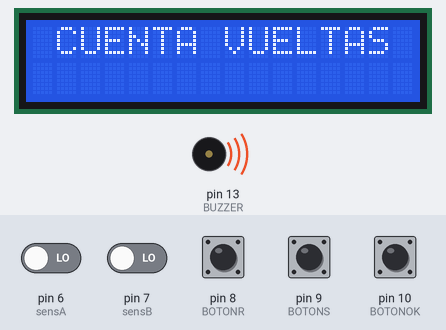
Recording of a sketch running on a simulated Arduino Uno, built with avr-gcc and run on an emulated ATmega328P. On the bench: 16×2 character LCD, buzzer (waves = sounding, pin HIGH). Inputs (shaded band) come from the test bench; at power-on: pin 6 (sensA), pin 7 (sensB), pin 8 (BOTONR), pin 9 (BOTONS), pin 10 (BOTONOK) LOW.

Above: at 1.2 s.
1.3 s: pin 10 (BOTONOK) pulled HIGH for 1 s
At 2.5 s:
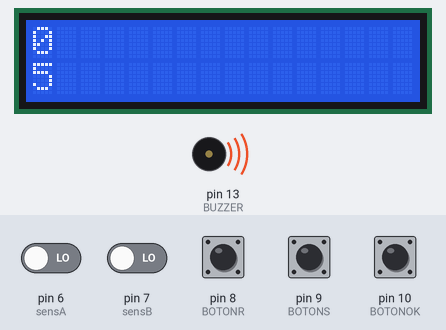
4.2 s: pin 8 (BOTONR) pulled HIGH for 1 s
At 6.1 s:
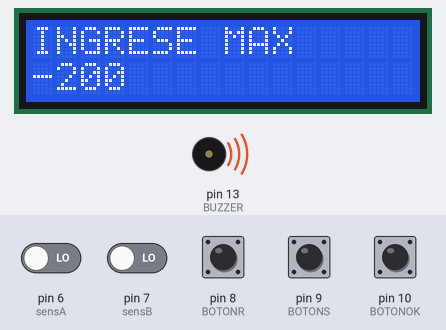
6.7 s: pin 10 (BOTONOK) pulled HIGH for 0.15 s
At 7.51 s:
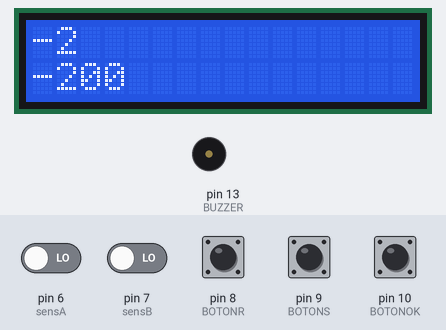
9.5 s: pin 6 (sensA) driven HIGH
11.1 s: pin 6 (sensA) driven LOW
At 11.4 s:
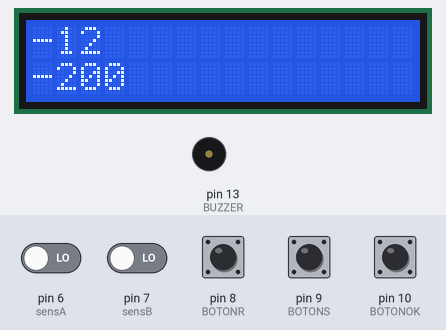
14.1 s: pin 10 (BOTONOK) pulled HIGH for 0.15 s
At 15.3 s:
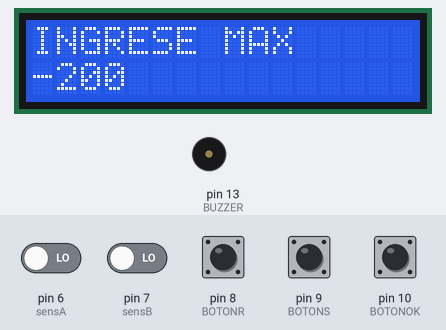
Timing chart, 0 to 17.1 s (numbered marks = the images above; inputs shaded):
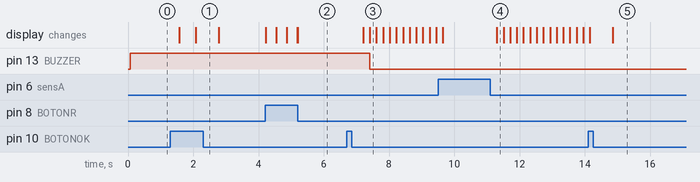

The sketch:

cuenta_vueltas_definitivo_v2.2.1_CON_DO_BOTONE_ANDA_.ino
```cpp
#include <LiquidCrystal.h>
LiquidCrystal lcd(12, 11, 5, 4, 3, 2);

#define sensA 6       //pin donde va a estar el sensor A
#define sensB 7       //pin donde va a estar el sensor B
#define BUZZER 13     //pin donde va a estar el buzzer
#define BOTONS 9      //pin donde va a estar el boton que resta
#define BOTONR 8      //pin donde va a estar el boton que resta
#define BOTONOK 10    //pin donde va a estar el boton para entrar y salir al modo de seteo de variable "variable"


int     limite =5;      //variable para definir el limite de vueltas
int     vueltas = 0;    //variable en donde se va a guardar la cantidad de vueltas efectuadas por el usuario
bool    varA  = 0;
bool    varB  = 0;
bool    flagA = 0;
bool    flagB = 0;
bool    presentacion  = 1;  //flag para activar la presentacion
bool    botons=0;
bool    botonr=0;
bool    botonOK=0;
bool    setvueltas  = 1;    //flag para activa el menu para variar el limite de vueltas


void setup() {
  lcd.begin(16,2);
  Serial.begin(9600);
  pinMode(sensA ,INPUT);
  pinMode(sensB ,INPUT);
  pinMode(BUZZER,OUTPUT);
  pinMode(BOTONS, INPUT);
  pinMode(BOTONR, INPUT);

  digitalWrite(BUZZER, HIGH);

}

void loop() {
//PRESENTACION-----------------------------------------------------------------------------------------------------------------------------------

  if( presentacion == 1){
    lcd.print(" CUENTA VUELTAS");
    delay(1500);
    presentacion = 0;
    lcd.clear();
  }
//SETEO-------------------------------------------------------------------------------------------------------------------------------------------

  while( setvueltas == 1){

    botons = digitalRead(BOTONS);     //leemos el boton de suma
    botonr = digitalRead(BOTONR);     //leemos el boton de resta
    botonOK = digitalRead(BOTONOK);   //leemos es boton de OK
    lcd.setCursor(0,1);
    lcd.print(limite);
      if ( setvueltas == 1){
        lcd.setCursor(0,0);
        lcd.print("INGRESE MAX");
      }
                if (botons == 1){
                  limite= limite +5;
                  delay(20);
                  lcd.clear();
                }

                if (botonr == 1){
                  limite= limite -5;
                  delay(20);
                  lcd.clear();
                }

    if (botonOK == 1){
      delay(500);
      setvueltas=0;
      lcd.clear();
    break;

    }
  }


//SENSORES--------------------------------------------------------------------------------------------------------------------------------------------------

  varA = digitalRead(sensA);
  varB = digitalRead(sensB);
  botonOK = digitalRead(BOTONOK);


  lcd.setCursor(0,0);
  lcd.print(vueltas);
  lcd.setCursor(0,1);
  lcd.print(limite);


  if (botonOK == 1){
    setvueltas = 1;
    delay (500);
  }
  if (varA == 0){
      flagA = 1;
      if (flagB == 1){
          vueltas ++;
          flagA=0;
          flagB=0;
          delay(200);
          lcd.clear();

      }
  }
  if (varB == 0){
      flagB = 1;
      if (flagA == 1){
          vueltas --;
          flagA=0;
          flagB=0;
          delay(200);
          lcd.clear();

      }
  }
  /*if (limite == vueltas){
    digitalWrite(BUZZER, LOW); //
  }   */                         //
                               //
  if (limite <= vueltas){       // SE PUEDEN CAMBIAR LOS HIGH POR LOW PARA CONECTAR EL BUZZER/LED (DEPENDE DONDE SE CONECTE EL PITUTO)
    digitalWrite(BUZZER, LOW);//
  }                            //
  if (limite > vueltas){       //
    digitalWrite(BUZZER, HIGH);//
  }
}
```

Measured:
- after the input at 1.3 s, the display: first differs from a run without the input after 0.77 s (image 1)
- after the input at 4.2 s, the display: first changes at once (image 2 shows a later state)
- after the input at 6.7 s, pin 13 (BUZZER): HIGH → LOW after 0.71 s; the display: first changes after 0.51 s (image 3 shows a later state)
- after the input at 11.1 s, the display: first changes after 0.20 s (image 4 shows a later state)
